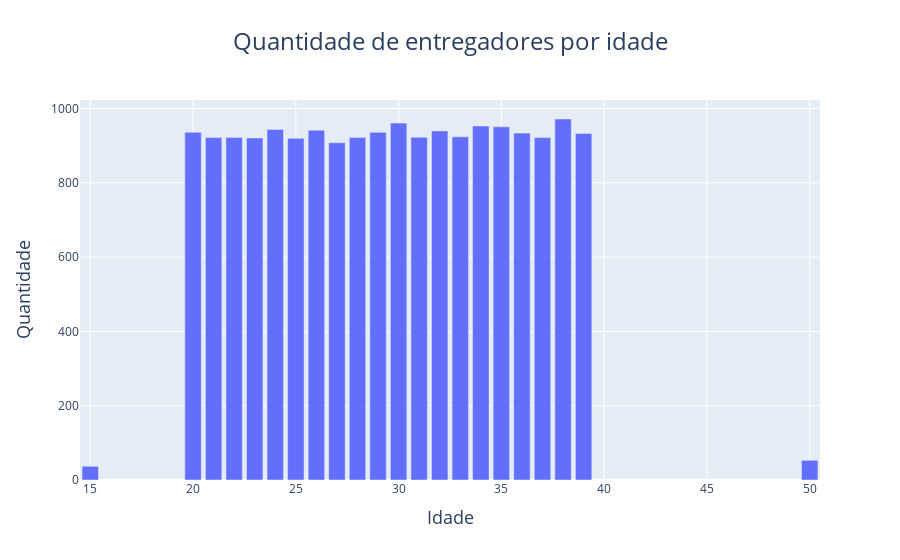

Notebook source saved alongside this figure:
### Markdown cell above
Aqui foi assumido como premissa que um "Delivery_service_ID" não possui entregadores com idades iguais, visto que os IDs não são únicos.

### Code cell
df_aux = df_clear[["Delivery_service_ID", "Delivery_person_Age"]].groupby("Delivery_person_Age").nunique().reset_index().sort_values(by="Delivery_person_Age")
fig = px.bar(df_aux, x="Delivery_person_Age", y="Delivery_service_ID", title="Quantidade de entregadores por idade", labels={"Delivery_person_Age": "Idade", "Delivery_service_ID": "Quantidade"})
fig.update_layout(title={"x": 0.5, "xanchor": "center", "font": {"size": 24}},
    xaxis={"title_font": {"size": 18}, "showgrid": True},
    yaxis={"title_font": {"size": 18}, "showgrid": True})
fig.show()

### Figure 1 — Plotly figure (JSON) as saved in the notebook; plotly's stock layout.template omitted (floating-point values rounded to 4 significant figures)
{"data": [{"hovertemplate": "Idade=%{x}<br>Quantidade=%{y}<extra></extra>", "legendgroup": "", "marker": {"color": "#636efa", "pattern": {"shape": ""}}, "name": "", "orientation": "v", "showlegend": false, "textposition": "auto", "type": "bar", "x": [15, 20, 21, 22, 23, 24, 25, 26, 27, 28, 29, 30, 31, 32, 33, 34, 35, 36, 37, 38, 39, 50], "xaxis": "x", "y": [37, 936, 922, 922, 921, 944, 920, 942, 908, 922, 936, 961, 923, 940, 924, 953, 951, 934, 922, 972, 933, 53], "yaxis": "y"}], "layout": {"barmode": "relative", "legend": {"tracegroupgap": 0}, "title": {"font": {"size": 24}, "text": "Quantidade de entregadores por idade", "x": 0.5, "xanchor": "center"}, "xaxis": {"anchor": "y", "domain": [0, 1], "showgrid": true, "title": {"font": {"size": 18}, "text": "Idade"}}, "yaxis": {"anchor": "x", "domain": [0, 1], "showgrid": true, "title": {"font": {"size": 18}, "text": "Quantidade"}}}}
